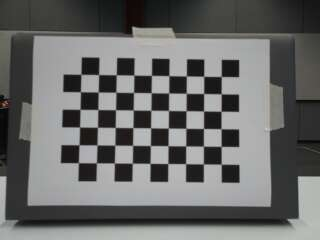
#> input picture ECE4078_Lab_2024-main/Final_G5/MAPPING/calibration_2.2/cam_data/img_1.png, 320 x 240 px; its folder holds only this picture in this run
$ python camera_calibration_new.py
#> lines starting #> are read from the running program, lines starting #| are printed output that depends on the picture; after the words box and inside, x2 and y2 are one past the last pixel; in counts of white or black regions, pixels touching at a corner belong together; long printed decimals are rounded
# Calculate the camera matrix from photos of checkerboard
import os
import cv2
import glob
import numpy as np

if __name__ == '__main__':

    CHECKERBOARD = (6,9) # number of inner corners (row, column)
    criteria = (cv2.TERM_CRITERIA_EPS + cv2.TERM_CRITERIA_MAX_ITER, 30, 0.001)

    # Creating vector to store vectors of 3D points for each checkerboard image
    objpoints = []
    # Creating vector to store vectors of 2D points for each checkerboard image
    imgpoints = []

    # Defining the world coordinates for 3D points
    objp = np.zeros((1, CHECKERBOARD[0] * CHECKERBOARD[1], 3), np.float32)
    objp[0,:,:2] = np.mgrid[0:CHECKERBOARD[0], 0:CHECKERBOARD[1]].T.reshape(-1, 2)

    # Extracting path of individual image stored in a given directory
    images = glob.glob('cam_data/*.png')
    for fname in images:
        img = cv2.imread(fname)
#> img is the input picture: shape (240, 320, 3); mean B, G, R 105.3, 106.3, 105.6
        gray = cv2.cvtColor(img,cv2.COLOR_BGR2GRAY)

        # Find the chess board corners
        # If desired number of corners are found in the image then ret = true
        ret, corners = cv2.findChessboardCorners(gray, CHECKERBOARD, cv2.CALIB_CB_ADAPTIVE_THRESH + cv2.CALIB_CB_FAST_CHECK + cv2.CALIB_CB_NORMALIZE_IMAGE)
#> ret = True; corners = 54 rows, first 8: [221.3, 76.43], [221.3, 93.7], [221.1, 111.4], [220.8, 128.8], [221.2, 146.5], [221.3, 164.3], [203.6, 76.31], [203.5, 93.47]

        # If desired number of corner are detected, we refine the pixel coordinates and display them on the images of checker board
        if ret == True:
            objpoints.append(objp)

            # refining pixel coordinates for given 2d points.
            corners2 = cv2.cornerSubPix(gray, corners, (11,11),(-1,-1), criteria)
#> corners2 = 54 rows, first 8: [221.3, 76.47], [221.2, 93.81], [221.1, 111.2], [221, 128.8], [221.2, 146.4], [221.2, 164.2], [203.7, 76.3], [203.6, 93.5]
            imgpoints.append(corners2)

            # Draw and display the corners
            img = cv2.drawChessboardCorners(img, CHECKERBOARD, corners2, ret)
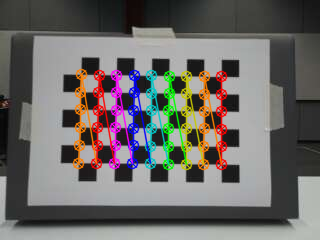
#> img: shape (240, 320, 3); 10.93% of pixels changed, all inside (x1, y1, x2, y2) = (72, 68, 228, 171)

        cv2.imshow(fname,img)
        cv2.waitKey(0)

    cv2.destroyAllWindows()

    h,w = img.shape[:2]
#> h = 240; w = 320

    # Performing camera calibration by passing the value of known 3D points (objpoints) and corresponding pixel coordinates of the detected corners (imgpoints)
    ret, mtx, dist, rvecs, tvecs = cv2.calibrateCamera(objpoints, imgpoints, gray.shape[::-1], None, None)
#> ret = 0.064; mtx = [[28.69, 0, 153.3], [0, 28.51, 104.6], [0, 0, 1]]; dist = [[-0.00127, 0.000218, 6.06e-05, 8.24e-05, -8.48e-06]]; rvecs = ([-0.00529, 0.00232, 1.58],); tvecs = ([3.89, -1.62, 1.64],)

    # save the intrinsic parameters
    dataDir = "{}/param/".format(os.getcwd())
    print("\nIntrinsic parameters:\n", mtx)
#| Intrinsic parameters:
#|  [[ 28.694   0.         153.336 ]
#|  [  0.          28.513 104.554]
#|  [  0.           0.           1.        ]]
    fileNameI = "{}intrinsic.txt".format(dataDir)
    np.savetxt(fileNameI, mtx, delimiter=',')

$ run again, on ECE4078_Lab_2024-main/Final_G5/MAPPING/calibration_2.2/cam_data/img_38.png
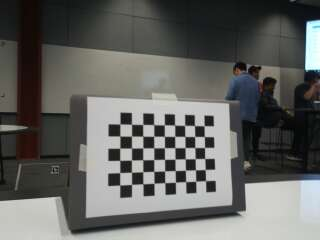
#> input picture ECE4078_Lab_2024-main/Final_G5/MAPPING/calibration_2.2/cam_data/img_38.png, 320 x 240 px
#> img is the input picture: shape (240, 320, 3); mean B, G, R 97.2, 100, 99.4
#> `ret, corners = cv2.findChessboardCorners(gray, CHECKERBOARD, cv2.CALIB..`: ret = True; corners = 54 rows, first 8: [204.3, 125.7], [204.2, 136.5], [204.4, 147.7], [204.7, 158.5], [205, 169.6], [205.2, 180.5], [194.5, 125.7], [194.8, 136.6]
#> corners2 = 54 rows, first 8: [199.4, 131.2], [199.4, 131.2], [200, 153.1], [200.1, 163.9], [200.1, 163.9], [200.5, 175.1], [194.9, 131.2], [195.6, 142]
#> `img = cv2.drawChessboardCorners(img, CHECKERBOARD, corners2, ret)`:
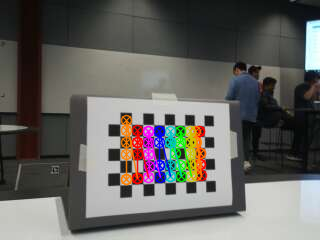
#> img: shape (240, 320, 3); 5.55% of pixels changed, all inside (x1, y1, x2, y2) = (120, 114, 208, 186)
#> `ret, mtx, dist, rvecs, tvecs = cv2.calibrateCamera(objpoints, imgpoint..`: ret = 4.63; mtx = [[543.1, 0, 161], [0, 280.7, 68.97], [0, 0, 1]]; dist = [[-5.39, 24.04, 0.0606, -0.0287, -35.22]]; rvecs = ([-1.15, -0.444, 1.59],); tvecs = ([2.69, 7.49, 23.67],)
#| Intrinsic parameters:
#|  [[543.116   0.         161.022]
#|  [  0.         280.680  68.970 ]
#|  [  0.           0.           1.        ]]

$ run again, on ECE4078_Lab_2024-main/Final_G5/MAPPING/calibration_2.2/cam_data/img_50.png
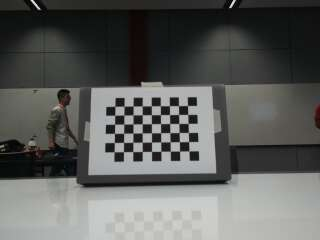
#> input picture ECE4078_Lab_2024-main/Final_G5/MAPPING/calibration_2.2/cam_data/img_50.png, 320 x 240 px
#> img is the input picture: shape (240, 320, 3); mean B, G, R 92.5, 95, 93.5
#> `ret, corners = cv2.findChessboardCorners(gray, CHECKERBOARD, cv2.CALIB..`: ret = True; corners = 54 rows, first 8: [187.5, 105.5], [187.6, 114.4], [188.3, 123.5], [188.4, 132.5], [188.6, 141.6], [188.9, 151.3], [178.5, 105.7], [178.5, 114.4]
#> corners2 = 54 rows, first 8: [183.2, 110], [183.2, 114.4], [183.4, 123.3], [183.8, 132.6], [184.1, 141.4], [184.2, 146], [178.8, 110], [178.6, 114.3]
#> `img = cv2.drawChessboardCorners(img, CHECKERBOARD, corners2, ret)`:
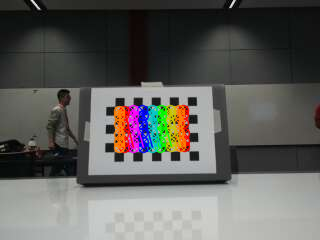
#> img: shape (240, 320, 3); 4.65% of pixels changed, all inside (x1, y1, x2, y2) = (113, 104, 191, 154)
#> `ret, mtx, dist, rvecs, tvecs = cv2.calibrateCamera(objpoints, imgpoint..`: ret = 1.64; mtx = [[252.2, 0, 180.4], [0, 180, 102.4], [0, 0, 1]]; dist = [[7.64, -481.4, 0.978, -0.679, 3656.5]]; rvecs = ([-0.861, -0.184, 1.47],); tvecs = ([0.371, 1.26, 34.2],)
#| Intrinsic parameters:
#|  [[252.237   0.         180.421]
#|  [  0.         180.032 102.358]
#|  [  0.           0.           1.        ]]

$ run again, on ECE4078_Lab_2024-main/Final_G5/MAPPING/calibration_2.2/cam_data/img_57.png
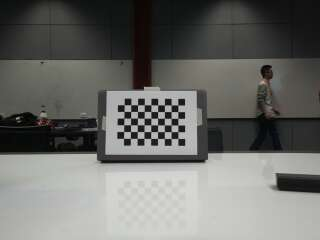
#> input picture ECE4078_Lab_2024-main/Final_G5/MAPPING/calibration_2.2/cam_data/img_57.png, 320 x 240 px
#> img is the input picture: shape (240, 320, 3); mean B, G, R 105.7, 109.2, 108.7
#> `ret, corners = cv2.findChessboardCorners(gray, CHECKERBOARD, cv2.CALIB..`: ret = True; corners = 54 rows, first 8: [177.8, 105.1], [177.7, 111.6], [177.7, 118.3], [177.8, 125.1], [177.7, 131.5], [177.8, 138.3], [171.3, 105.1], [171.3, 111.6]
#> corners2 = 54 rows, first 8: [171, 111.7], [171, 111.7], [171, 117.7], [171, 125.1], [170.9, 132.1], [170.9, 132.1], [171, 111.7], [171, 111.7]
#> `img = cv2.drawChessboardCorners(img, CHECKERBOARD, corners2, ret)`:
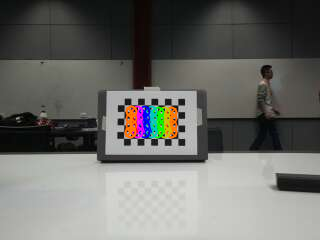
#> img: shape (240, 320, 3); 2.1% of pixels changed, all inside (x1, y1, x2, y2) = (124, 105, 178, 139)
#> `ret, mtx, dist, rvecs, tvecs = cv2.calibrateCamera(objpoints, imgpoint..`: ret = 2.06; mtx = [[70.16, 0, 187.8], [0, 128, 121.9], [0, 0, 1]]; dist = [[-44.87, 334, -0.00308, -3.2, -996.2]]; rvecs = ([0.538, 0.542, 1.51],); tvecs = ([-2.11, -2.54, 15.51],)
#| Intrinsic parameters:
#|  [[ 70.159   0.         187.822]
#|  [  0.         128.024 121.912]
#|  [  0.           0.           1.        ]]

$ run again, on ECE4078_Lab_2024-main/Final_G5/MAPPING/calibration_2.2/cam_data/img_128.png
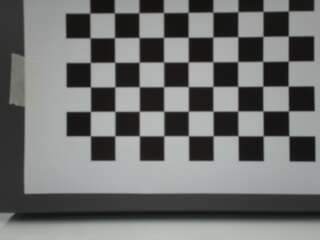
#> input picture ECE4078_Lab_2024-main/Final_G5/MAPPING/calibration_2.2/cam_data/img_128.png, 320 x 240 px
#> img is the input picture: shape (240, 320, 3); mean B, G, R 111.8, 112.8, 111.1
#> `ret, corners = cv2.findChessboardCorners(gray, CHECKERBOARD, cv2.CALIB..`: ret = True; corners = 54 rows, first 8: [288.3, 11.16], [288.3, 35.88], [288.1, 61.16], [288.2, 86.13], [288.4, 111], [288.9, 135.9], [263, 11.43], [263.2, 36.27]
#> corners2 = 54 rows, first 8: [288.4, 10.94], [288.4, 36], [288.3, 61.07], [288.2, 86.07], [288.5, 110.8], [288.9, 135.9], [262.9, 11.42], [262.9, 36.38]
#> `img = cv2.drawChessboardCorners(img, CHECKERBOARD, corners2, ret)`:
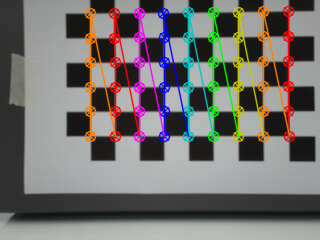
#> img: shape (240, 320, 3); 13.42% of pixels changed, all inside (x1, y1, x2, y2) = (84, 5, 296, 143)
#> `ret, mtx, dist, rvecs, tvecs = cv2.calibrateCamera(objpoints, imgpoint..`: ret = 0.0821; mtx = [[1916.7, 0, 145.5], [0, 1922.9, 54.1], [0, 0, 1]]; dist = [[0.626, 194.5, -0.0506, 0.00775, -3414.7]]; rvecs = ([0.037, 0.0704, 1.57],); tvecs = ([5.72, -1.7, 77.68],)
#| Intrinsic parameters:
#|  [[1.91672096e+03 0.00000000e+00 1.45483017e+02]
#|  [0.00000000e+00 1.92287574e+03 5.40976512e+01]
#|  [0.00000000e+00 0.00000000e+00 1.00000000e+00]]
